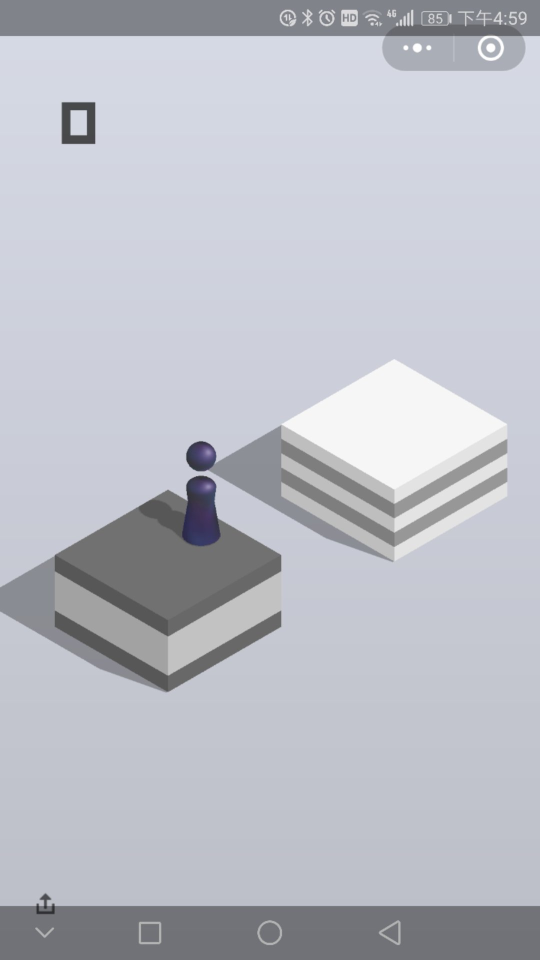
#> input picture python/jump/j00.jpg, 1080 x 1920 px (shown at 1/2 size)
$ python jump.py   (Python 2 division)
#> lines starting #> are read from the running program, lines starting #| are printed output that depends on the picture
from PIL import Image

im = Image.open('j00.jpg')
#> im is the input picture: PIL image 1080x1920 RGB; mean R, G, B 187.8, 190.2, 199.1
(w, h) = im.size
#> w = 1080; h = 1920
print w, h
#| 1080 1920
scale = w/20.0
#> scale = 54
w_n = int(w/scale)
#> w_n = 20
h_n = int(h/scale)
#> h_n = 35
im = im.resize((w_n, h_n))
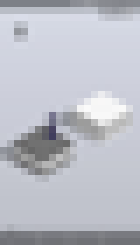
#> im: PIL image 20x35 RGB (shown 7 times larger); mean R, G, B 187.8, 190.2, 199.1

import numpy as np

print("w_n is %d h_n s %d" % (w_n, h_n))
#| w_n is 20 h_n s 35
# a point is
# [r, g, b, x, y, visit, noise, cluster]
a_3d = np.zeros([w_n, h_n, 8], dtype=int)

for idx in np.ndindex(w_n, h_n):
    pix = im.getpixel(idx)
    pix = tuple(i/10*10 for i in pix)
    a_3d[idx[0], idx[1]] = idx + pix + (0, 0, 0)
#> this loop made 700 passes
#> pix on passes 1 to 3: (120, 120, 130), (180, 180, 190), (210, 210, 230)

#print a_3d

#for idx in np.ndindex(w_n, h_n):
#    im.putpixel(idx, tuple(a_3d[idx[0], idx[1]][:3]))

def DBSCAN(D, eps, MinPts):
#> called with D = array of shape (20, 35, 8), eps = 17, MinPts = 30
    C = 0
    for idx in np.ndindex(w_n, h_n):
        P = D[idx[0], idx[1]]
        if P[5]:
            continue
        P[5] = 1
        NeighborLst = regionQuery(P, D, eps)
        if len(NeighborLst) < MinPts:
            P[6] = 1
        else:
            C = C+1
            P[7] = C
            for P_n in NeighborLst:
                if not P_n[5]:
                    P_n[5] = 1
                    NeighborLst_n = regionQuery(P_n, D, eps)
                    if len(NeighborLst_n) >= MinPts:
                        NeighborLst.extend(NeighborLst_n)   # DANGER!
                if not P_n[7]:
                    P_n[7] = C
#> this loop made 700 passes

def regionQuery(P, D, eps):
    P_o = P
    ret = []
    for idx in np.ndindex(w_n, h_n):
        P = D[idx[0], idx[1]]
        if distance(P_o[:5], P[:5]) < eps:
            ret.append(P)
    return ret

import math
def distance(P0, P1):
    """ Euclidean for now """
    coord = (P0[i]-P1[i] for i in range(len(P0)))
    pow2 = (x*x for x in coord)
    dis = math.sqrt(sum(pow2))
    return int(dis)

DBSCAN(a_3d, 17, 30)

for idx in np.ndindex(w_n, h_n):
    if a_3d[idx[0], idx[1]][7]==1:
        a_3d[idx[0], idx[1]][:3] = (255, 255, 255)
    elif a_3d[idx[0], idx[1]][7]==2:
        a_3d[idx[0], idx[1]][:3] = (0, 255, 0)
    elif a_3d[idx[0], idx[1]][7]==3:
        a_3d[idx[0], idx[1]][:3] = (0, 0, 255)
    elif a_3d[idx[0], idx[1]][7]==4:
        a_3d[idx[0], idx[1]][:3] = (255, 255, 0)
    elif a_3d[idx[0], idx[1]][7]==5:
        a_3d[idx[0], idx[1]][:3] = (255, 0, 255)
    elif a_3d[idx[0], idx[1]][7]==6:
        a_3d[idx[0], idx[1]][:3] = (0, 255, 255)
    elif a_3d[idx[0], idx[1]][7]==7:
        a_3d[idx[0], idx[1]][:3] = (0, 0, 0)
#    if a_3d[idx[0], idx[1]][7]==8:
    else:
        a_3d[idx[0], idx[1]][:3] = (255, 0, 0)
    im.putpixel(idx, tuple(a_3d[idx[0], idx[1]][:3]))
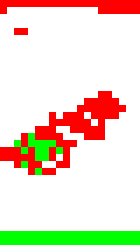
#> im: PIL image 20x35 RGB (shown 7 times larger); mean R, G, B 235.3, 218.9, 199.3

im.show()
